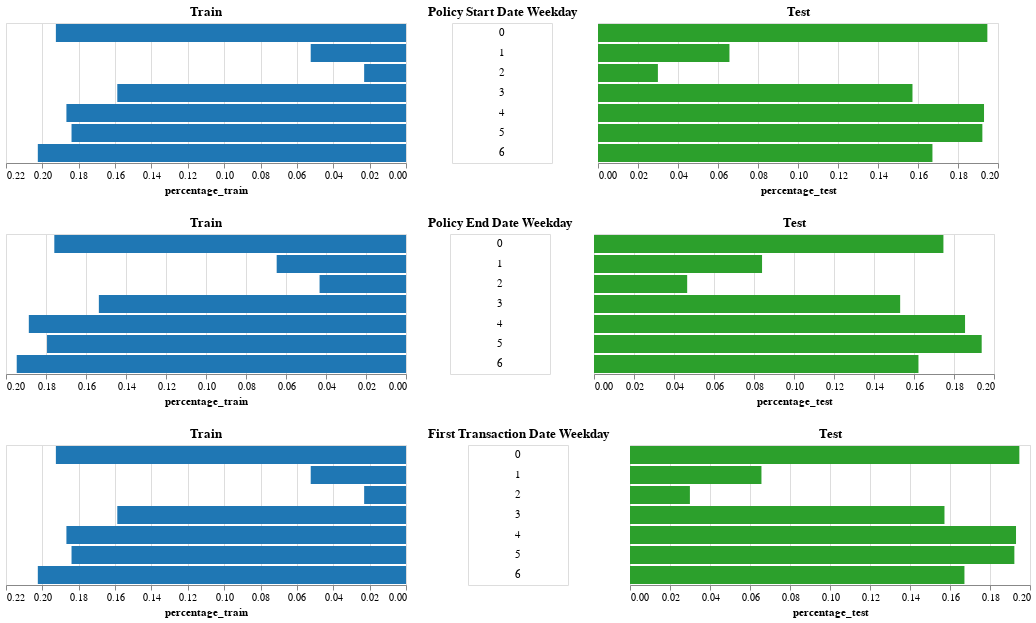

The code cell stored with this chart in its notebook:
### Code cell
alt.vconcat(
    compare_train_test(train, test, 'Policy Start Date Weekday'),
    compare_train_test(train, test, 'Policy End Date Weekday'),
    compare_train_test(train, test, 'First Transaction Date Weekday')
)

### Figure 1 — Vega-Lite specification as saved in the notebook (floating-point values rounded to 4 significant figures)
{"config": {"view": {"continuousWidth": 400, "continuousHeight": 300}}, "vconcat": [{"concat": [{"mark": "bar", "encoding": {"color": {"value": "#1f77b4"}, "x": {"type": "quantitative", "field": "percentage_train", "sort": "descending"}, "y": {"type": "ordinal", "axis": null, "field": "value"}}, "title": "Train"}, {"mark": "text", "encoding": {"text": {"type": "ordinal", "field": "value"}, "y": {"type": "ordinal", "axis": null, "field": "value"}}, "title": "Policy Start Date Weekday", "width": 100}, {"mark": "bar", "encoding": {"color": {"value": "#2ca02c"}, "x": {"type": "quantitative", "field": "percentage_test"}, "y": {"type": "ordinal", "axis": null, "field": "value"}}, "title": "Test"}], "data": {"name": "data-119e38eb8f25d5f2e802ec413b7641e0"}}, {"concat": [{"mark": "bar", "encoding": {"color": {"value": "#1f77b4"}, "x": {"type": "quantitative", "field": "percentage_train", "sort": "descending"}, "y": {"type": "ordinal", "axis": null, "field": "value"}}, "title": "Train"}, {"mark": "text", "encoding": {"text": {"type": "ordinal", "field": "value"}, "y": {"type": "ordinal", "axis": null, "field": "value"}}, "title": "Policy End Date Weekday", "width": 100}, {"mark": "bar", "encoding": {"color": {"value": "#2ca02c"}, "x": {"type": "quantitative", "field": "percentage_test"}, "y": {"type": "ordinal", "axis": null, "field": "value"}}, "title": "Test"}], "data": {"name": "data-1f463ed78cc6292303f94346b63598de"}}, {"concat": [{"mark": "bar", "encoding": {"color": {"value": "#1f77b4"}, "x": {"type": "quantitative", "field": "percentage_train", "sort": "descending"}, "y": {"type": "ordinal", "axis": null, "field": "value"}}, "title": "Train"}, {"mark": "text", "encoding": {"text": {"type": "ordinal", "field": "value"}, "y": {"type": "ordinal", "axis": null, "field": "value"}}, "title": "First Transaction Date Weekday", "width": 100}, {"mark": "bar", "encoding": {"color": {"value": "#2ca02c"}, "x": {"type": "quantitative", "field": "percentage_test"}, "y": {"type": "ordinal", "axis": null, "field": "value"}}, "title": "Test"}], "data": {"name": "data-119e38eb8f25d5f2e802ec413b7641e0"}}], "$schema": "https://vega.github.io/schema/vega-lite/v4.8.1.json", "datasets": {"data-119e38eb8f25d5f2e802ec413b7641e0": [{"value": 6, "percentage_train": 0.2025, "percentage_test": 0.1672}, {"value": 0, "percentage_train": 0.1926, "percentage_test": 0.1947}, {"value": 4, "percentage_train": 0.1868, "percentage_test": 0.193}, {"value": 5, "percentage_train": 0.184, "percentage_test": 0.1922}, {"value": 3, "percentage_train": 0.1588, "percentage_test": 0.1572}, {"value": 1, "percentage_train": 0.05241, "percentage_test": 0.06572}, {"value": 2, "percentage_train": 0.02302, "percentage_test": 0.02995}], "data-1f463ed78cc6292303f94346b63598de": [{"value": 6, "percentage_train": 0.1946, "percentage_test": 0.1622}, {"value": 4, "percentage_train": 0.1886, "percentage_test": 0.1855}, {"value": 5, "percentage_train": 0.1795, "percentage_test": 0.1938}, {"value": 0, "percentage_train": 0.1758, "percentage_test": 0.1747}, {"value": 3, "percentage_train": 0.1536, "percentage_test": 0.1531}, {"value": 1, "percentage_train": 0.06466, "percentage_test": 0.08403}, {"value": 2, "percentage_train": 0.04322, "percentage_test": 0.04659}]}}
